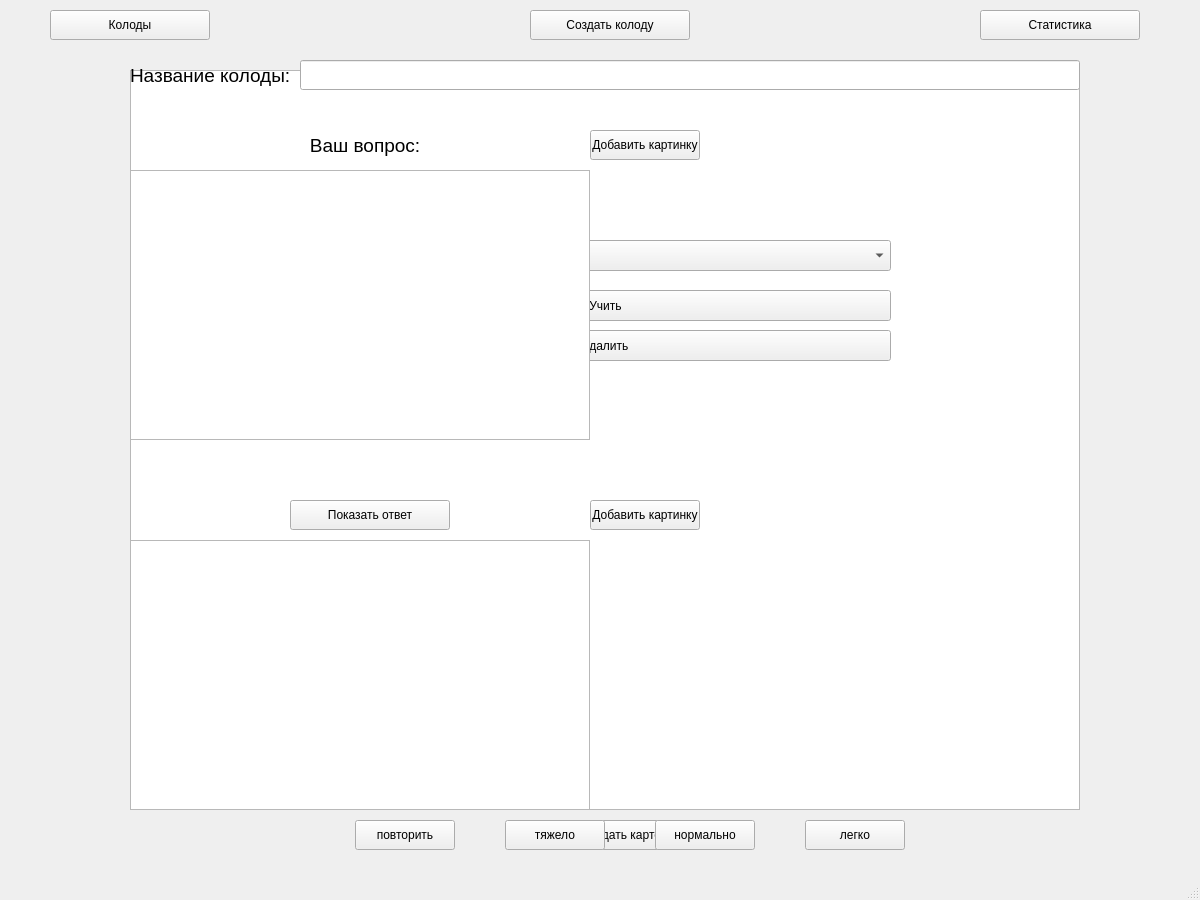
<?xml version="1.0" encoding="UTF-8"?>
<ui version="4.0">
 <class>Rememberer</class>
 <widget class="QMainWindow" name="Rememberer">
  <property name="geometry">
   <rect>
    <x>0</x>
    <y>0</y>
    <width>1200</width>
    <height>900</height>
   </rect>
  </property>
  <property name="windowTitle">
   <string>MainWindow</string>
  </property>
  <widget class="QWidget" name="centralwidget">
   <widget class="QPushButton" name="make_deck_btn">
    <property name="geometry">
     <rect>
      <x>530</x>
      <y>10</y>
      <width>160</width>
      <height>30</height>
     </rect>
    </property>
    <property name="text">
     <string>Создать колоду</string>
    </property>
   </widget>
   <widget class="QPushButton" name="decks_btn">
    <property name="geometry">
     <rect>
      <x>50</x>
      <y>10</y>
      <width>160</width>
      <height>30</height>
     </rect>
    </property>
    <property name="text">
     <string>Колоды</string>
    </property>
   </widget>
   <widget class="QLabel" name="decks_label">
    <property name="geometry">
     <rect>
      <x>530</x>
      <y>200</y>
      <width>160</width>
      <height>30</height>
     </rect>
    </property>
    <property name="font">
     <font>
      <pointsize>14</pointsize>
     </font>
    </property>
    <property name="text">
     <string>Выберите колоду:</string>
    </property>
    <property name="alignment">
     <set>Qt::AlignCenter</set>
    </property>
   </widget>
   <widget class="QTableWidget" name="table_of_decks">
    <property name="enabled">
     <bool>true</bool>
    </property>
    <property name="geometry">
     <rect>
      <x>130</x>
      <y>70</y>
      <width>950</width>
      <height>740</height>
     </rect>
    </property>
    <property name="sizePolicy">
     <sizepolicy hsizetype="Fixed" vsizetype="Fixed">
      <horstretch>0</horstretch>
      <verstretch>0</verstretch>
     </sizepolicy>
    </property>
    <property name="font">
     <font>
      <pointsize>14</pointsize>
     </font>
    </property>
    <property name="editTriggers">
     <set>QAbstractItemView::NoEditTriggers</set>
    </property>
    <property name="columnCount">
     <number>0</number>
    </property>
   </widget>
   <widget class="QPushButton" name="make_card_btn">
    <property name="geometry">
     <rect>
      <x>550</x>
      <y>820</y>
      <width>160</width>
      <height>30</height>
     </rect>
    </property>
    <property name="font">
     <font>
      <weight>50</weight>
      <bold>false</bold>
     </font>
    </property>
    <property name="layoutDirection">
     <enum>Qt::LeftToRight</enum>
    </property>
    <property name="text">
     <string>Создать карточку</string>
    </property>
   </widget>
   <widget class="QLabel" name="question_label">
    <property name="geometry">
     <rect>
      <x>290</x>
      <y>130</y>
      <width>150</width>
      <height>30</height>
     </rect>
    </property>
    <property name="font">
     <font>
      <pointsize>14</pointsize>
     </font>
    </property>
    <property name="text">
     <string>Ваш вопрос:</string>
    </property>
    <property name="alignment">
     <set>Qt::AlignCenter</set>
    </property>
   </widget>
   <widget class="QLabel" name="answer_label">
    <property name="enabled">
     <bool>true</bool>
    </property>
    <property name="geometry">
     <rect>
      <x>300</x>
      <y>500</y>
      <width>150</width>
      <height>30</height>
     </rect>
    </property>
    <property name="sizePolicy">
     <sizepolicy hsizetype="Minimum" vsizetype="Fixed">
      <horstretch>0</horstretch>
      <verstretch>0</verstretch>
     </sizepolicy>
    </property>
    <property name="font">
     <font>
      <family>MS Shell Dlg 2</family>
      <pointsize>14</pointsize>
     </font>
    </property>
    <property name="focusPolicy">
     <enum>Qt::StrongFocus</enum>
    </property>
    <property name="frameShape">
     <enum>QFrame::NoFrame</enum>
    </property>
    <property name="frameShadow">
     <enum>QFrame::Plain</enum>
    </property>
    <property name="text">
     <string>Ваш ответ:</string>
    </property>
    <property name="alignment">
     <set>Qt::AlignCenter</set>
    </property>
   </widget>
   <widget class="QTextEdit" name="question_text">
    <property name="geometry">
     <rect>
      <x>130</x>
      <y>170</y>
      <width>460</width>
      <height>270</height>
     </rect>
    </property>
    <property name="font">
     <font>
      <pointsize>14</pointsize>
     </font>
    </property>
   </widget>
   <widget class="QTextEdit" name="answer_text">
    <property name="geometry">
     <rect>
      <x>130</x>
      <y>540</y>
      <width>460</width>
      <height>270</height>
     </rect>
    </property>
    <property name="font">
     <font>
      <pointsize>14</pointsize>
     </font>
    </property>
   </widget>
   <widget class="QLabel" name="name_of_deck_label">
    <property name="geometry">
     <rect>
      <x>130</x>
      <y>60</y>
      <width>160</width>
      <height>30</height>
     </rect>
    </property>
    <property name="font">
     <font>
      <pointsize>14</pointsize>
     </font>
    </property>
    <property name="text">
     <string>Название колоды:</string>
    </property>
   </widget>
   <widget class="QLineEdit" name="name_of_deck_text">
    <property name="geometry">
     <rect>
      <x>300</x>
      <y>60</y>
      <width>780</width>
      <height>30</height>
     </rect>
    </property>
    <property name="font">
     <font>
      <pointsize>14</pointsize>
     </font>
    </property>
   </widget>
   <widget class="QPushButton" name="learn_btn">
    <property name="geometry">
     <rect>
      <x>320</x>
      <y>290</y>
      <width>571</width>
      <height>31</height>
     </rect>
    </property>
    <property name="text">
     <string>Учить</string>
    </property>
   </widget>
   <widget class="QPushButton" name="delete_btn">
    <property name="geometry">
     <rect>
      <x>320</x>
      <y>330</y>
      <width>571</width>
      <height>31</height>
     </rect>
    </property>
    <property name="text">
     <string>Удалить</string>
    </property>
   </widget>
   <widget class="QPushButton" name="add_qpic_btn">
    <property name="geometry">
     <rect>
      <x>590</x>
      <y>130</y>
      <width>110</width>
      <height>30</height>
     </rect>
    </property>
    <property name="text">
     <string>Добавить картинку</string>
    </property>
   </widget>
   <widget class="QPushButton" name="add_apic_btn">
    <property name="geometry">
     <rect>
      <x>590</x>
      <y>500</y>
      <width>110</width>
      <height>30</height>
     </rect>
    </property>
    <property name="text">
     <string>Добавить картинку</string>
    </property>
   </widget>
   <widget class="QComboBox" name="decks_box">
    <property name="geometry">
     <rect>
      <x>320</x>
      <y>240</y>
      <width>571</width>
      <height>31</height>
     </rect>
    </property>
   </widget>
   <widget class="QPushButton" name="stats_btn">
    <property name="geometry">
     <rect>
      <x>980</x>
      <y>10</y>
      <width>160</width>
      <height>30</height>
     </rect>
    </property>
    <property name="text">
     <string>Статистика</string>
    </property>
   </widget>
   <widget class="QTextBrowser" name="question_browser">
    <property name="geometry">
     <rect>
      <x>130</x>
      <y>170</y>
      <width>460</width>
      <height>270</height>
     </rect>
    </property>
    <property name="font">
     <font>
      <pointsize>14</pointsize>
     </font>
    </property>
   </widget>
   <widget class="QTextBrowser" name="answer_browser">
    <property name="geometry">
     <rect>
      <x>130</x>
      <y>540</y>
      <width>460</width>
      <height>270</height>
     </rect>
    </property>
    <property name="font">
     <font>
      <pointsize>14</pointsize>
     </font>
    </property>
   </widget>
   <widget class="QPushButton" name="show_answer_btn">
    <property name="geometry">
     <rect>
      <x>290</x>
      <y>500</y>
      <width>160</width>
      <height>30</height>
     </rect>
    </property>
    <property name="text">
     <string>Показать ответ</string>
    </property>
   </widget>
   <widget class="QPushButton" name="go_btn">
    <property name="geometry">
     <rect>
      <x>805</x>
      <y>820</y>
      <width>100</width>
      <height>30</height>
     </rect>
    </property>
    <property name="text">
     <string>легко</string>
    </property>
   </widget>
   <widget class="QPushButton" name="repeat_btn">
    <property name="geometry">
     <rect>
      <x>355</x>
      <y>820</y>
      <width>100</width>
      <height>30</height>
     </rect>
    </property>
    <property name="text">
     <string>повторить</string>
    </property>
   </widget>
   <widget class="QPushButton" name="hard_btn">
    <property name="geometry">
     <rect>
      <x>505</x>
      <y>820</y>
      <width>100</width>
      <height>30</height>
     </rect>
    </property>
    <property name="text">
     <string>тяжело</string>
    </property>
   </widget>
   <widget class="QPushButton" name="normal_btn">
    <property name="geometry">
     <rect>
      <x>655</x>
      <y>820</y>
      <width>100</width>
      <height>30</height>
     </rect>
    </property>
    <property name="text">
     <string>нормально</string>
    </property>
   </widget>
  </widget>
  <widget class="QMenuBar" name="menubar">
   <property name="geometry">
    <rect>
     <x>0</x>
     <y>0</y>
     <width>1200</width>
     <height>21</height>
    </rect>
   </property>
  </widget>
  <widget class="QStatusBar" name="statusbar"/>
 </widget>
 <resources/>
 <connections/>
</ui>
